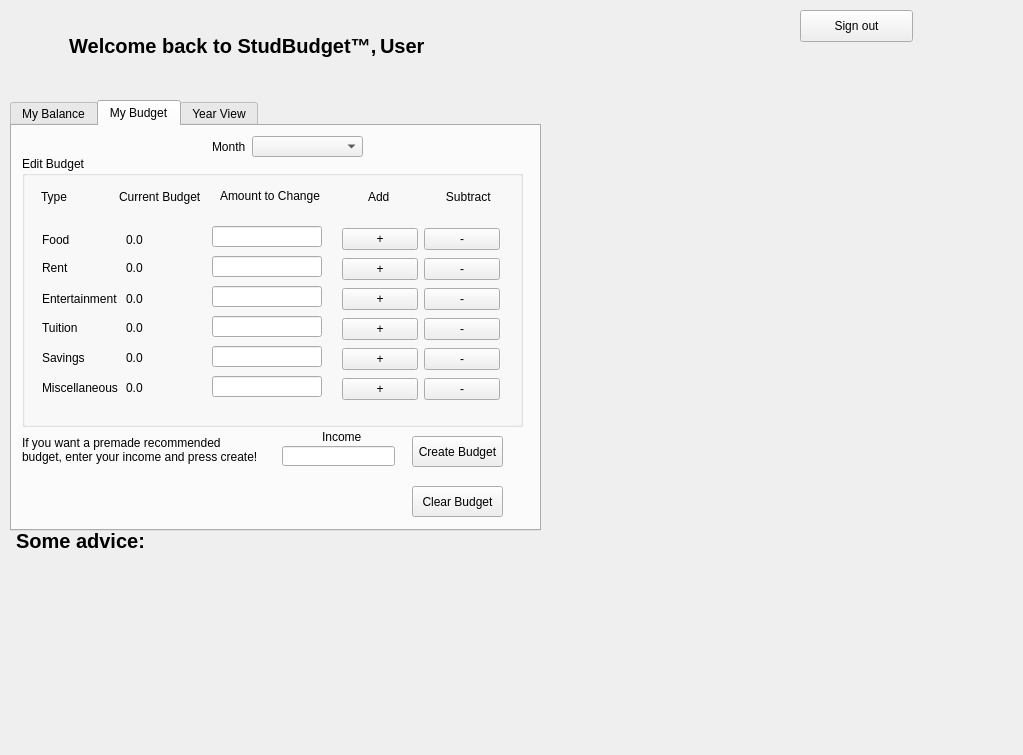
<?xml version="1.0" encoding="UTF-8"?>
<ui version="4.0">
 <class>AppDialog</class>
 <widget class="QDialog" name="AppDialog">
  <property name="geometry">
   <rect>
    <x>0</x>
    <y>0</y>
    <width>1023</width>
    <height>755</height>
   </rect>
  </property>
  <property name="windowTitle">
   <string>Dialog</string>
  </property>
  <widget class="QTabWidget" name="tabWidget">
   <property name="geometry">
    <rect>
     <x>10</x>
     <y>100</y>
     <width>531</width>
     <height>431</height>
    </rect>
   </property>
   <property name="sizePolicy">
    <sizepolicy hsizetype="Expanding" vsizetype="Expanding">
     <horstretch>0</horstretch>
     <verstretch>0</verstretch>
    </sizepolicy>
   </property>
   <property name="font">
    <font>
     <family>Yu Gothic UI</family>
     <pointsize>9</pointsize>
    </font>
   </property>
   <property name="currentIndex">
    <number>1</number>
   </property>
   <widget class="QWidget" name="tab">
    <attribute name="title">
     <string>My Balance</string>
    </attribute>
    <widget class="QComboBox" name="comboBox_monthBalance">
     <property name="geometry">
      <rect>
       <x>240</x>
       <y>10</y>
       <width>111</width>
       <height>21</height>
      </rect>
     </property>
     <property name="maxVisibleItems">
      <number>12</number>
     </property>
    </widget>
    <widget class="QLabel" name="label_2">
     <property name="geometry">
      <rect>
       <x>200</x>
       <y>10</y>
       <width>41</width>
       <height>21</height>
      </rect>
     </property>
     <property name="text">
      <string>Month</string>
     </property>
    </widget>
    <widget class="QGroupBox" name="groupBox">
     <property name="geometry">
      <rect>
       <x>10</x>
       <y>30</y>
       <width>501</width>
       <height>271</height>
      </rect>
     </property>
     <property name="title">
      <string>Edit Balance</string>
     </property>
     <widget class="QWidget" name="horizontalLayoutWidget_2">
      <property name="geometry">
       <rect>
        <x>19</x>
        <y>30</y>
        <width>161</width>
        <height>21</height>
       </rect>
      </property>
      <layout class="QHBoxLayout" name="horizontalLayout_3">
       <item>
        <widget class="QLabel" name="label_6">
         <property name="text">
          <string>Type</string>
         </property>
        </widget>
       </item>
       <item>
        <widget class="QLabel" name="label_3">
         <property name="text">
          <string>Current Balance</string>
         </property>
        </widget>
       </item>
      </layout>
     </widget>
     <widget class="QWidget" name="horizontalLayoutWidget">
      <property name="geometry">
       <rect>
        <x>20</x>
        <y>73</y>
        <width>161</width>
        <height>21</height>
       </rect>
      </property>
      <layout class="QHBoxLayout" name="horizontalLayout">
       <item>
        <widget class="QLabel" name="label_5">
         <property name="text">
          <string>Food</string>
         </property>
        </widget>
       </item>
       <item>
        <widget class="QLabel" name="label_foodCost">
         <property name="enabled">
          <bool>true</bool>
         </property>
         <property name="text">
          <string>0.0</string>
         </property>
        </widget>
       </item>
      </layout>
     </widget>
     <widget class="QWidget" name="horizontalLayoutWidget_5">
      <property name="geometry">
       <rect>
        <x>20</x>
        <y>101</y>
        <width>161</width>
        <height>21</height>
       </rect>
      </property>
      <layout class="QHBoxLayout" name="horizontalLayout_6">
       <item>
        <widget class="QLabel" name="label_9">
         <property name="text">
          <string>Rent</string>
         </property>
        </widget>
       </item>
       <item>
        <widget class="QLabel" name="label_rentCost">
         <property name="text">
          <string>0.0</string>
         </property>
        </widget>
       </item>
      </layout>
     </widget>
     <widget class="QWidget" name="horizontalLayoutWidget_7">
      <property name="geometry">
       <rect>
        <x>20</x>
        <y>132</y>
        <width>161</width>
        <height>21</height>
       </rect>
      </property>
      <layout class="QHBoxLayout" name="horizontalLayout_11">
       <item>
        <widget class="QLabel" name="label_13">
         <property name="text">
          <string>Entertainment</string>
         </property>
        </widget>
       </item>
       <item>
        <widget class="QLabel" name="label_entertainmentCost">
         <property name="text">
          <string>0.0</string>
         </property>
        </widget>
       </item>
      </layout>
     </widget>
     <widget class="QWidget" name="horizontalLayoutWidget_9">
      <property name="geometry">
       <rect>
        <x>20</x>
        <y>161</y>
        <width>161</width>
        <height>21</height>
       </rect>
      </property>
      <layout class="QHBoxLayout" name="horizontalLayout_16">
       <item>
        <widget class="QLabel" name="label_16">
         <property name="text">
          <string>Tuition</string>
         </property>
        </widget>
       </item>
       <item>
        <widget class="QLabel" name="label_tuitionCost">
         <property name="text">
          <string>0.0</string>
         </property>
        </widget>
       </item>
      </layout>
     </widget>
     <widget class="QWidget" name="horizontalLayoutWidget_11">
      <property name="geometry">
       <rect>
        <x>20</x>
        <y>191</y>
        <width>161</width>
        <height>21</height>
       </rect>
      </property>
      <layout class="QHBoxLayout" name="horizontalLayout_21">
       <item>
        <widget class="QLabel" name="label_18">
         <property name="text">
          <string>Savings</string>
         </property>
        </widget>
       </item>
       <item>
        <widget class="QLabel" name="label_savingsCost">
         <property name="text">
          <string>0.0</string>
         </property>
        </widget>
       </item>
      </layout>
     </widget>
     <widget class="QWidget" name="horizontalLayoutWidget_13">
      <property name="geometry">
       <rect>
        <x>20</x>
        <y>221</y>
        <width>161</width>
        <height>21</height>
       </rect>
      </property>
      <layout class="QHBoxLayout" name="horizontalLayout_24">
       <item>
        <widget class="QLabel" name="label_19">
         <property name="text">
          <string>Miscellaneous</string>
         </property>
        </widget>
       </item>
       <item>
        <widget class="QLabel" name="label_miscCost">
         <property name="text">
          <string>0.0</string>
         </property>
        </widget>
       </item>
      </layout>
     </widget>
     <widget class="QLineEdit" name="lineEdit_foodCostChanged">
      <property name="geometry">
       <rect>
        <x>190</x>
        <y>70</y>
        <width>110</width>
        <height>21</height>
       </rect>
      </property>
     </widget>
     <widget class="QLabel" name="label_7">
      <property name="geometry">
       <rect>
        <x>198</x>
        <y>30</y>
        <width>111</width>
        <height>20</height>
       </rect>
      </property>
      <property name="text">
       <string>Amount to Change</string>
      </property>
     </widget>
     <widget class="QLabel" name="label_21">
      <property name="geometry">
       <rect>
        <x>330</x>
        <y>30</y>
        <width>151</width>
        <height>21</height>
       </rect>
      </property>
      <property name="text">
       <string>   Deposit             Withdraw </string>
      </property>
     </widget>
     <widget class="QLineEdit" name="lineEdit_rentCostChanged">
      <property name="geometry">
       <rect>
        <x>190</x>
        <y>100</y>
        <width>110</width>
        <height>21</height>
       </rect>
      </property>
     </widget>
     <widget class="QLineEdit" name="lineEdit_entertainmentCostChanged">
      <property name="geometry">
       <rect>
        <x>190</x>
        <y>130</y>
        <width>110</width>
        <height>21</height>
       </rect>
      </property>
     </widget>
     <widget class="QLineEdit" name="lineEdit_tuitionCostChanged">
      <property name="geometry">
       <rect>
        <x>190</x>
        <y>160</y>
        <width>110</width>
        <height>21</height>
       </rect>
      </property>
     </widget>
     <widget class="QLineEdit" name="lineEdit_savingsCostChanged">
      <property name="geometry">
       <rect>
        <x>190</x>
        <y>190</y>
        <width>110</width>
        <height>21</height>
       </rect>
      </property>
     </widget>
     <widget class="QLineEdit" name="lineEdit_miscCostChanged">
      <property name="geometry">
       <rect>
        <x>190</x>
        <y>220</y>
        <width>110</width>
        <height>21</height>
       </rect>
      </property>
     </widget>
     <widget class="QWidget" name="horizontalLayoutWidget_3">
      <property name="geometry">
       <rect>
        <x>320</x>
        <y>70</y>
        <width>158</width>
        <height>26</height>
       </rect>
      </property>
      <layout class="QHBoxLayout" name="horizontalLayout_4">
       <item>
        <widget class="QPushButton" name="pushButton_depositFoodC">
         <property name="text">
          <string>+</string>
         </property>
        </widget>
       </item>
       <item>
        <widget class="QPushButton" name="pushButton_withdrawFoodC">
         <property name="text">
          <string>-</string>
         </property>
        </widget>
       </item>
      </layout>
     </widget>
     <widget class="QWidget" name="horizontalLayoutWidget_4">
      <property name="geometry">
       <rect>
        <x>320</x>
        <y>100</y>
        <width>158</width>
        <height>26</height>
       </rect>
      </property>
      <layout class="QHBoxLayout" name="horizontalLayout_7">
       <item>
        <widget class="QPushButton" name="pushButton_depositRentC">
         <property name="text">
          <string>+</string>
         </property>
        </widget>
       </item>
       <item>
        <widget class="QPushButton" name="pushButton_withdrawRentC">
         <property name="text">
          <string>-</string>
         </property>
        </widget>
       </item>
      </layout>
     </widget>
     <widget class="QWidget" name="horizontalLayoutWidget_6">
      <property name="geometry">
       <rect>
        <x>320</x>
        <y>130</y>
        <width>158</width>
        <height>26</height>
       </rect>
      </property>
      <layout class="QHBoxLayout" name="horizontalLayout_13">
       <item>
        <widget class="QPushButton" name="pushButton_depositEntertainmentC">
         <property name="text">
          <string>+</string>
         </property>
        </widget>
       </item>
       <item>
        <widget class="QPushButton" name="pushButton_withdrawEntertainmentC">
         <property name="text">
          <string>-</string>
         </property>
        </widget>
       </item>
      </layout>
     </widget>
     <widget class="QWidget" name="horizontalLayoutWidget_8">
      <property name="geometry">
       <rect>
        <x>320</x>
        <y>160</y>
        <width>158</width>
        <height>26</height>
       </rect>
      </property>
      <layout class="QHBoxLayout" name="horizontalLayout_19">
       <item>
        <widget class="QPushButton" name="pushButton_depositTuitionC">
         <property name="text">
          <string>+</string>
         </property>
        </widget>
       </item>
       <item>
        <widget class="QPushButton" name="pushButton_withdrawTuitionC">
         <property name="text">
          <string>-</string>
         </property>
        </widget>
       </item>
      </layout>
     </widget>
     <widget class="QWidget" name="horizontalLayoutWidget_10">
      <property name="geometry">
       <rect>
        <x>320</x>
        <y>190</y>
        <width>158</width>
        <height>26</height>
       </rect>
      </property>
      <layout class="QHBoxLayout" name="horizontalLayout_23">
       <item>
        <widget class="QPushButton" name="pushButton_depositSavingsC">
         <property name="text">
          <string>+</string>
         </property>
        </widget>
       </item>
       <item>
        <widget class="QPushButton" name="pushButton_withdrawSavingsC">
         <property name="text">
          <string>-</string>
         </property>
        </widget>
       </item>
      </layout>
     </widget>
     <widget class="QWidget" name="horizontalLayoutWidget_12">
      <property name="geometry">
       <rect>
        <x>320</x>
        <y>220</y>
        <width>158</width>
        <height>26</height>
       </rect>
      </property>
      <layout class="QHBoxLayout" name="horizontalLayout_25">
       <item>
        <widget class="QPushButton" name="pushButton_depositMiscC">
         <property name="text">
          <string>+</string>
         </property>
        </widget>
       </item>
       <item>
        <widget class="QPushButton" name="pushButton_withdrawMiscC">
         <property name="text">
          <string>-</string>
         </property>
        </widget>
       </item>
      </layout>
     </widget>
    </widget>
    <widget class="QPushButton" name="pushButton_clearBalance">
     <property name="geometry">
      <rect>
       <x>400</x>
       <y>360</y>
       <width>91</width>
       <height>31</height>
      </rect>
     </property>
     <property name="text">
      <string>Clear Balance</string>
     </property>
    </widget>
    <widget class="QLabel" name="label_24">
     <property name="geometry">
      <rect>
       <x>90</x>
       <y>310</y>
       <width>241</width>
       <height>31</height>
      </rect>
     </property>
     <property name="font">
      <font>
       <pointsize>9</pointsize>
      </font>
     </property>
     <property name="text">
      <string>Want to start your balance at your current budget amounts? Press 'Create Balance'!</string>
     </property>
     <property name="alignment">
      <set>Qt::AlignLeading|Qt::AlignLeft|Qt::AlignTop</set>
     </property>
     <property name="wordWrap">
      <bool>true</bool>
     </property>
    </widget>
    <widget class="QPushButton" name="pushButton_makeBalance">
     <property name="geometry">
      <rect>
       <x>400</x>
       <y>310</y>
       <width>91</width>
       <height>31</height>
      </rect>
     </property>
     <property name="text">
      <string>Create Balance</string>
     </property>
    </widget>
   </widget>
   <widget class="QWidget" name="tab_2">
    <attribute name="title">
     <string>My Budget</string>
    </attribute>
    <widget class="QComboBox" name="comboBox_monthBudget">
     <property name="geometry">
      <rect>
       <x>240</x>
       <y>10</y>
       <width>111</width>
       <height>21</height>
      </rect>
     </property>
     <property name="maxVisibleItems">
      <number>12</number>
     </property>
    </widget>
    <widget class="QLabel" name="label_4">
     <property name="geometry">
      <rect>
       <x>200</x>
       <y>10</y>
       <width>41</width>
       <height>21</height>
      </rect>
     </property>
     <property name="text">
      <string>Month</string>
     </property>
    </widget>
    <widget class="QGroupBox" name="groupBox_2">
     <property name="geometry">
      <rect>
       <x>10</x>
       <y>30</y>
       <width>501</width>
       <height>271</height>
      </rect>
     </property>
     <property name="title">
      <string>Edit Budget</string>
     </property>
     <widget class="QWidget" name="horizontalLayoutWidget_14">
      <property name="geometry">
       <rect>
        <x>19</x>
        <y>30</y>
        <width>161</width>
        <height>21</height>
       </rect>
      </property>
      <layout class="QHBoxLayout" name="horizontalLayout_5">
       <item>
        <widget class="QLabel" name="label_8">
         <property name="text">
          <string>Type</string>
         </property>
        </widget>
       </item>
       <item>
        <widget class="QLabel" name="label_10">
         <property name="text">
          <string>Current Budget</string>
         </property>
        </widget>
       </item>
      </layout>
     </widget>
     <widget class="QWidget" name="horizontalLayoutWidget_15">
      <property name="geometry">
       <rect>
        <x>20</x>
        <y>73</y>
        <width>161</width>
        <height>21</height>
       </rect>
      </property>
      <layout class="QHBoxLayout" name="horizontalLayout_2">
       <item>
        <widget class="QLabel" name="label_11">
         <property name="text">
          <string>Food</string>
         </property>
        </widget>
       </item>
       <item>
        <widget class="QLabel" name="label_foodBudget">
         <property name="text">
          <string>0.0</string>
         </property>
        </widget>
       </item>
      </layout>
     </widget>
     <widget class="QWidget" name="horizontalLayoutWidget_16">
      <property name="geometry">
       <rect>
        <x>20</x>
        <y>101</y>
        <width>161</width>
        <height>21</height>
       </rect>
      </property>
      <layout class="QHBoxLayout" name="horizontalLayout_8">
       <item>
        <widget class="QLabel" name="label_12">
         <property name="text">
          <string>Rent</string>
         </property>
        </widget>
       </item>
       <item>
        <widget class="QLabel" name="label_rentBudget">
         <property name="text">
          <string>0.0</string>
         </property>
        </widget>
       </item>
      </layout>
     </widget>
     <widget class="QWidget" name="horizontalLayoutWidget_17">
      <property name="geometry">
       <rect>
        <x>20</x>
        <y>132</y>
        <width>161</width>
        <height>21</height>
       </rect>
      </property>
      <layout class="QHBoxLayout" name="horizontalLayout_12">
       <item>
        <widget class="QLabel" name="label_14">
         <property name="text">
          <string>Entertainment</string>
         </property>
        </widget>
       </item>
       <item>
        <widget class="QLabel" name="label_entertainmentBudget">
         <property name="text">
          <string>0.0</string>
         </property>
        </widget>
       </item>
      </layout>
     </widget>
     <widget class="QWidget" name="horizontalLayoutWidget_18">
      <property name="geometry">
       <rect>
        <x>20</x>
        <y>161</y>
        <width>161</width>
        <height>21</height>
       </rect>
      </property>
      <layout class="QHBoxLayout" name="horizontalLayout_17">
       <item>
        <widget class="QLabel" name="label_17">
         <property name="text">
          <string>Tuition</string>
         </property>
        </widget>
       </item>
       <item>
        <widget class="QLabel" name="label_tuitionBudget">
         <property name="text">
          <string>0.0</string>
         </property>
        </widget>
       </item>
      </layout>
     </widget>
     <widget class="QWidget" name="horizontalLayoutWidget_19">
      <property name="geometry">
       <rect>
        <x>20</x>
        <y>191</y>
        <width>161</width>
        <height>21</height>
       </rect>
      </property>
      <layout class="QHBoxLayout" name="horizontalLayout_22">
       <item>
        <widget class="QLabel" name="label_31">
         <property name="text">
          <string>Savings</string>
         </property>
        </widget>
       </item>
       <item>
        <widget class="QLabel" name="label_savingsBudget">
         <property name="text">
          <string>0.0</string>
         </property>
        </widget>
       </item>
      </layout>
     </widget>
     <widget class="QWidget" name="horizontalLayoutWidget_20">
      <property name="geometry">
       <rect>
        <x>20</x>
        <y>221</y>
        <width>161</width>
        <height>21</height>
       </rect>
      </property>
      <layout class="QHBoxLayout" name="horizontalLayout_26">
       <item>
        <widget class="QLabel" name="label_33">
         <property name="text">
          <string>Miscellaneous</string>
         </property>
        </widget>
       </item>
       <item>
        <widget class="QLabel" name="label_miscBudget">
         <property name="text">
          <string>0.0</string>
         </property>
        </widget>
       </item>
      </layout>
     </widget>
     <widget class="QLineEdit" name="lineEdit_foodBudgetChanged">
      <property name="geometry">
       <rect>
        <x>190</x>
        <y>70</y>
        <width>110</width>
        <height>21</height>
       </rect>
      </property>
     </widget>
     <widget class="QLabel" name="label_15">
      <property name="geometry">
       <rect>
        <x>198</x>
        <y>30</y>
        <width>111</width>
        <height>20</height>
       </rect>
      </property>
      <property name="text">
       <string>Amount to Change</string>
      </property>
     </widget>
     <widget class="QLabel" name="label_35">
      <property name="geometry">
       <rect>
        <x>340</x>
        <y>30</y>
        <width>141</width>
        <height>21</height>
       </rect>
      </property>
      <property name="text">
       <string>  Add                 Subtract</string>
      </property>
     </widget>
     <widget class="QLineEdit" name="lineEdit_rentBudgetChanged">
      <property name="geometry">
       <rect>
        <x>190</x>
        <y>100</y>
        <width>110</width>
        <height>21</height>
       </rect>
      </property>
     </widget>
     <widget class="QLineEdit" name="lineEdit_entertainmentBudgetChanged">
      <property name="geometry">
       <rect>
        <x>190</x>
        <y>130</y>
        <width>110</width>
        <height>21</height>
       </rect>
      </property>
     </widget>
     <widget class="QLineEdit" name="lineEdit_tuitionBudgetChanged">
      <property name="geometry">
       <rect>
        <x>190</x>
        <y>160</y>
        <width>110</width>
        <height>21</height>
       </rect>
      </property>
     </widget>
     <widget class="QLineEdit" name="lineEdit_savingsBudgetChanged">
      <property name="geometry">
       <rect>
        <x>190</x>
        <y>190</y>
        <width>110</width>
        <height>21</height>
       </rect>
      </property>
     </widget>
     <widget class="QLineEdit" name="lineEdit_miscBudgetChanged">
      <property name="geometry">
       <rect>
        <x>190</x>
        <y>220</y>
        <width>110</width>
        <height>21</height>
       </rect>
      </property>
      <property name="frame">
       <bool>true</bool>
      </property>
     </widget>
     <widget class="QWidget" name="horizontalLayoutWidget_21">
      <property name="geometry">
       <rect>
        <x>320</x>
        <y>70</y>
        <width>158</width>
        <height>26</height>
       </rect>
      </property>
      <layout class="QHBoxLayout" name="horizontalLayout_9">
       <item>
        <widget class="QPushButton" name="pushButton_depositFoodB">
         <property name="text">
          <string>+</string>
         </property>
        </widget>
       </item>
       <item>
        <widget class="QPushButton" name="pushButton_withdrawFoodB">
         <property name="text">
          <string>-</string>
         </property>
        </widget>
       </item>
      </layout>
     </widget>
     <widget class="QWidget" name="horizontalLayoutWidget_22">
      <property name="geometry">
       <rect>
        <x>320</x>
        <y>100</y>
        <width>158</width>
        <height>26</height>
       </rect>
      </property>
      <layout class="QHBoxLayout" name="horizontalLayout_10">
       <item>
        <widget class="QPushButton" name="pushButton_depositRentB">
         <property name="text">
          <string>+</string>
         </property>
        </widget>
       </item>
       <item>
        <widget class="QPushButton" name="pushButton_withdrawRentB">
         <property name="text">
          <string>-</string>
         </property>
        </widget>
       </item>
      </layout>
     </widget>
     <widget class="QWidget" name="horizontalLayoutWidget_23">
      <property name="geometry">
       <rect>
        <x>320</x>
        <y>130</y>
        <width>158</width>
        <height>26</height>
       </rect>
      </property>
      <layout class="QHBoxLayout" name="horizontalLayout_14">
       <item>
        <widget class="QPushButton" name="pushButton_depositEntertainmentB">
         <property name="text">
          <string>+</string>
         </property>
        </widget>
       </item>
       <item>
        <widget class="QPushButton" name="pushButton_withdrawEntertainmentB">
         <property name="text">
          <string>-</string>
         </property>
        </widget>
       </item>
      </layout>
     </widget>
     <widget class="QWidget" name="horizontalLayoutWidget_24">
      <property name="geometry">
       <rect>
        <x>320</x>
        <y>160</y>
        <width>158</width>
        <height>26</height>
       </rect>
      </property>
      <layout class="QHBoxLayout" name="horizontalLayout_20">
       <item>
        <widget class="QPushButton" name="pushButton_depositTuitionB">
         <property name="text">
          <string>+</string>
         </property>
        </widget>
       </item>
       <item>
        <widget class="QPushButton" name="pushButton_withdrawTuitionB">
         <property name="text">
          <string>-</string>
         </property>
        </widget>
       </item>
      </layout>
     </widget>
     <widget class="QWidget" name="horizontalLayoutWidget_25">
      <property name="geometry">
       <rect>
        <x>320</x>
        <y>190</y>
        <width>158</width>
        <height>26</height>
       </rect>
      </property>
      <layout class="QHBoxLayout" name="horizontalLayout_27">
       <item>
        <widget class="QPushButton" name="pushButton_depositSavingsB">
         <property name="text">
          <string>+</string>
         </property>
        </widget>
       </item>
       <item>
        <widget class="QPushButton" name="pushButton_withdrawSavingsB">
         <property name="text">
          <string>-</string>
         </property>
        </widget>
       </item>
      </layout>
     </widget>
     <widget class="QWidget" name="horizontalLayoutWidget_26">
      <property name="geometry">
       <rect>
        <x>320</x>
        <y>220</y>
        <width>158</width>
        <height>26</height>
       </rect>
      </property>
      <layout class="QHBoxLayout" name="horizontalLayout_28">
       <item>
        <widget class="QPushButton" name="pushButton_depositMiscB">
         <property name="text">
          <string>+</string>
         </property>
        </widget>
       </item>
       <item>
        <widget class="QPushButton" name="pushButton_withdrawMiscB">
         <property name="text">
          <string>-</string>
         </property>
        </widget>
       </item>
      </layout>
     </widget>
    </widget>
    <widget class="QPushButton" name="pushButton_makeBudget">
     <property name="geometry">
      <rect>
       <x>400</x>
       <y>310</y>
       <width>91</width>
       <height>31</height>
      </rect>
     </property>
     <property name="text">
      <string>Create Budget</string>
     </property>
    </widget>
    <widget class="QLabel" name="label_22">
     <property name="geometry">
      <rect>
       <x>10</x>
       <y>310</y>
       <width>241</width>
       <height>31</height>
      </rect>
     </property>
     <property name="font">
      <font>
       <pointsize>9</pointsize>
      </font>
     </property>
     <property name="text">
      <string>If you want a premade recommended budget, enter your income and press create!</string>
     </property>
     <property name="alignment">
      <set>Qt::AlignLeading|Qt::AlignLeft|Qt::AlignTop</set>
     </property>
     <property name="wordWrap">
      <bool>true</bool>
     </property>
    </widget>
    <widget class="QLabel" name="label_23">
     <property name="geometry">
      <rect>
       <x>310</x>
       <y>300</y>
       <width>61</width>
       <height>21</height>
      </rect>
     </property>
     <property name="text">
      <string>Income</string>
     </property>
    </widget>
    <widget class="QLineEdit" name="lineEdit_makeBudget">
     <property name="geometry">
      <rect>
       <x>270</x>
       <y>320</y>
       <width>113</width>
       <height>20</height>
      </rect>
     </property>
    </widget>
    <widget class="QPushButton" name="pushButton_clearBudget">
     <property name="geometry">
      <rect>
       <x>400</x>
       <y>360</y>
       <width>91</width>
       <height>31</height>
      </rect>
     </property>
     <property name="text">
      <string>Clear Budget</string>
     </property>
    </widget>
   </widget>
   <widget class="QWidget" name="widget">
    <attribute name="title">
     <string>Year View</string>
    </attribute>
   </widget>
  </widget>
  <widget class="QPushButton" name="pushButton_signOut">
   <property name="geometry">
    <rect>
     <x>800</x>
     <y>10</y>
     <width>113</width>
     <height>32</height>
    </rect>
   </property>
   <property name="text">
    <string>Sign out</string>
   </property>
  </widget>
  <widget class="QLabel" name="label_getUsername">
   <property name="geometry">
    <rect>
     <x>380</x>
     <y>30</y>
     <width>291</width>
     <height>31</height>
    </rect>
   </property>
   <property name="font">
    <font>
     <family>Yu Gothic UI</family>
     <pointsize>15</pointsize>
     <weight>75</weight>
     <bold>true</bold>
    </font>
   </property>
   <property name="text">
    <string>User</string>
   </property>
   <property name="scaledContents">
    <bool>false</bool>
   </property>
  </widget>
  <widget class="QLabel" name="label_financialAdvice">
   <property name="geometry">
    <rect>
     <x>20</x>
     <y>570</y>
     <width>521</width>
     <height>161</height>
    </rect>
   </property>
   <property name="font">
    <font>
     <family>Yu Gothic UI</family>
     <pointsize>10</pointsize>
    </font>
   </property>
   <property name="frameShadow">
    <enum>QFrame::Plain</enum>
   </property>
   <property name="text">
    <string/>
   </property>
  </widget>
  <widget class="QLabel" name="label_yearAdvice">
   <property name="geometry">
    <rect>
     <x>20</x>
     <y>570</y>
     <width>521</width>
     <height>161</height>
    </rect>
   </property>
   <property name="font">
    <font>
     <family>Yu Gothic UI</family>
     <pointsize>10</pointsize>
    </font>
   </property>
   <property name="text">
    <string/>
   </property>
  </widget>
  <widget class="QLabel" name="label_logo">
   <property name="geometry">
    <rect>
     <x>920</x>
     <y>10</y>
     <width>91</width>
     <height>101</height>
    </rect>
   </property>
   <property name="text">
    <string/>
   </property>
   <property name="pixmap">
    <pixmap resource="logo.qrc">:/new/images/StudBudget.jpg</pixmap>
   </property>
   <property name="scaledContents">
    <bool>true</bool>
   </property>
  </widget>
  <widget class="QLabel" name="label">
   <property name="geometry">
    <rect>
     <x>40</x>
     <y>30</y>
     <width>371</width>
     <height>31</height>
    </rect>
   </property>
   <property name="font">
    <font>
     <family>Yu Gothic UI</family>
     <pointsize>15</pointsize>
     <weight>75</weight>
     <italic>false</italic>
     <bold>true</bold>
     <underline>false</underline>
     <strikeout>false</strikeout>
     <kerning>true</kerning>
    </font>
   </property>
   <property name="text">
    <string>Welcome back to StudBudget™, </string>
   </property>
   <property name="scaledContents">
    <bool>false</bool>
   </property>
   <property name="alignment">
    <set>Qt::AlignCenter</set>
   </property>
  </widget>
  <widget class="QLabel" name="label_20">
   <property name="geometry">
    <rect>
     <x>10</x>
     <y>520</y>
     <width>141</width>
     <height>41</height>
    </rect>
   </property>
   <property name="font">
    <font>
     <family>Yu Gothic UI</family>
     <pointsize>15</pointsize>
     <weight>75</weight>
     <italic>false</italic>
     <bold>true</bold>
     <underline>false</underline>
     <strikeout>false</strikeout>
     <kerning>true</kerning>
    </font>
   </property>
   <property name="text">
    <string>Some advice:</string>
   </property>
   <property name="scaledContents">
    <bool>false</bool>
   </property>
   <property name="alignment">
    <set>Qt::AlignCenter</set>
   </property>
  </widget>
 </widget>
 <resources>
  <include location="logo.qrc"/>
 </resources>
 <connections/>
</ui>
